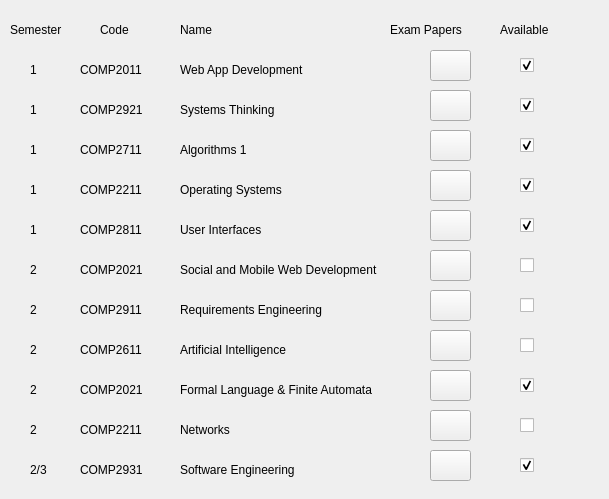
   <widget class="QWidget" name="scrollAreaWidgetContents">
    <property name="geometry">
     <rect>
      <x>0</x>
      <y>-180</y>
      <width>609</width>
      <height>499</height>
     </rect>
    </property>
    <widget class="QCheckBox" name="checkBox">
     <property name="enabled">
      <bool>true</bool>
     </property>
     <property name="geometry">
      <rect>
       <x>520</x>
       <y>50</y>
       <width>21</width>
       <height>31</height>
      </rect>
     </property>
     <property name="mouseTracking">
      <bool>false</bool>
     </property>
     <property name="text">
      <string/>
     </property>
     <property name="iconSize">
      <size>
       <width>30</width>
       <height>30</height>
      </size>
     </property>
     <property name="checkable">
      <bool>true</bool>
     </property>
     <property name="checked">
      <bool>true</bool>
     </property>
     <property name="tristate">
      <bool>false</bool>
     </property>
    </widget>
    <widget class="QLabel" name="label_8">
     <property name="geometry">
      <rect>
       <x>10</x>
       <y>20</y>
       <width>71</width>
       <height>20</height>
      </rect>
     </property>
     <property name="styleSheet">
      <string notr="true">font: 75 Bold 11pt &quot;Cantarell&quot;;</string>
     </property>
     <property name="text">
      <string>Semester</string>
     </property>
    </widget>
    <widget class="QLabel" name="label_9">
     <property name="geometry">
      <rect>
       <x>100</x>
       <y>20</y>
       <width>71</width>
       <height>20</height>
      </rect>
     </property>
     <property name="styleSheet">
      <string notr="true">font: 75 Bold 11pt &quot;Cantarell&quot;;</string>
     </property>
     <property name="text">
      <string>Code</string>
     </property>
    </widget>
    <widget class="QLabel" name="label_10">
     <property name="geometry">
      <rect>
       <x>180</x>
       <y>20</y>
       <width>71</width>
       <height>20</height>
      </rect>
     </property>
     <property name="styleSheet">
      <string notr="true">font: 75 Bold 11pt &quot;Cantarell&quot;;</string>
     </property>
     <property name="text">
      <string>Name</string>
     </property>
    </widget>
    <widget class="QLabel" name="label_11">
     <property name="geometry">
      <rect>
       <x>390</x>
       <y>20</y>
       <width>91</width>
       <height>20</height>
      </rect>
     </property>
     <property name="styleSheet">
      <string notr="true">font: 75 Bold 11pt &quot;Cantarell&quot;;</string>
     </property>
     <property name="text">
      <string>Exam Papers</string>
     </property>
    </widget>
    <widget class="QLabel" name="label_12">
     <property name="geometry">
      <rect>
       <x>500</x>
       <y>20</y>
       <width>71</width>
       <height>20</height>
      </rect>
     </property>
     <property name="styleSheet">
      <string notr="true">font: 75 Bold 11pt &quot;Cantarell&quot;;</string>
     </property>
     <property name="text">
      <string>Available</string>
     </property>
    </widget>
    <widget class="QLabel" name="label_13">
     <property name="geometry">
      <rect>
       <x>30</x>
       <y>60</y>
       <width>16</width>
       <height>20</height>
      </rect>
     </property>
     <property name="text">
      <string>1</string>
     </property>
    </widget>
    <widget class="QLabel" name="label_14">
     <property name="geometry">
      <rect>
       <x>80</x>
       <y>60</y>
       <width>81</width>
       <height>20</height>
      </rect>
     </property>
     <property name="text">
      <string>COMP2011</string>
     </property>
    </widget>
    <widget class="QLabel" name="label_15">
     <property name="geometry">
      <rect>
       <x>180</x>
       <y>60</y>
       <width>181</width>
       <height>20</height>
      </rect>
     </property>
     <property name="text">
      <string>Web App Development</string>
     </property>
    </widget>
    <widget class="QPushButton" name="pushButton_20">
     <property name="geometry">
      <rect>
       <x>430</x>
       <y>50</y>
       <width>41</width>
       <height>31</height>
      </rect>
     </property>
     <property name="text">
      <string/>
     </property>
     <property name="icon">
      <iconset>
       <normaloff>Quiz-512.png</normaloff>Quiz-512.png</iconset>
     </property>
     <property name="iconSize">
      <size>
       <width>30</width>
       <height>30</height>
      </size>
     </property>
    </widget>
    <widget class="QLabel" name="label_16">
     <property name="geometry">
      <rect>
       <x>180</x>
       <y>100</y>
       <width>181</width>
       <height>20</height>
      </rect>
     </property>
     <property name="text">
      <string>Systems Thinking</string>
     </property>
    </widget>
    <widget class="QLabel" name="label_17">
     <property name="geometry">
      <rect>
       <x>80</x>
       <y>100</y>
       <width>81</width>
       <height>20</height>
      </rect>
     </property>
     <property name="text">
      <string>COMP2921</string>
     </property>
    </widget>
    <widget class="QPushButton" name="pushButton_21">
     <property name="geometry">
      <rect>
       <x>430</x>
       <y>90</y>
       <width>41</width>
       <height>31</height>
      </rect>
     </property>
     <property name="text">
      <string/>
     </property>
     <property name="icon">
      <iconset>
       <normaloff>Quiz-512.png</normaloff>Quiz-512.png</iconset>
     </property>
     <property name="iconSize">
      <size>
       <width>30</width>
       <height>30</height>
      </size>
     </property>
    </widget>
    <widget class="QCheckBox" name="checkBox_2">
     <property name="geometry">
      <rect>
       <x>520</x>
       <y>90</y>
       <width>21</width>
       <height>31</height>
      </rect>
     </property>
     <property name="text">
      <string/>
     </property>
     <property name="iconSize">
      <size>
       <width>30</width>
       <height>30</height>
      </size>
     </property>
     <property name="checked">
      <bool>true</bool>
     </property>
    </widget>
    <widget class="QLabel" name="label_18">
     <property name="geometry">
      <rect>
       <x>30</x>
       <y>100</y>
       <width>16</width>
       <height>20</height>
      </rect>
     </property>
     <property name="text">
      <string>1</string>
     </property>
    </widget>
    <widget class="QLabel" name="label_19">
     <property name="geometry">
      <rect>
       <x>180</x>
       <y>140</y>
       <width>181</width>
       <height>20</height>
      </rect>
     </property>
     <property name="text">
      <string>Algorithms 1</string>
     </property>
    </widget>
    <widget class="QCheckBox" name="checkBox_3">
     <property name="geometry">
      <rect>
       <x>520</x>
       <y>130</y>
       <width>21</width>
       <height>31</height>
      </rect>
     </property>
     <property name="text">
      <string/>
     </property>
     <property name="iconSize">
      <size>
       <width>30</width>
       <height>30</height>
      </size>
     </property>
     <property name="checked">
      <bool>true</bool>
     </property>
    </widget>
    <widget class="QLabel" name="label_20">
     <property name="geometry">
      <rect>
       <x>30</x>
       <y>140</y>
       <width>16</width>
       <height>20</height>
      </rect>
     </property>
     <property name="text">
      <string>1</string>
     </property>
    </widget>
    <widget class="QPushButton" name="pushButton_22">
     <property name="geometry">
      <rect>
       <x>430</x>
       <y>130</y>
       <width>41</width>
       <height>31</height>
      </rect>
     </property>
     <property name="text">
      <string/>
     </property>
     <property name="icon">
      <iconset>
       <normaloff>Quiz-512.png</normaloff>Quiz-512.png</iconset>
     </property>
     <property name="iconSize">
      <size>
       <width>30</width>
       <height>30</height>
      </size>
     </property>
    </widget>
    <widget class="QLabel" name="label_21">
     <property name="geometry">
      <rect>
       <x>80</x>
       <y>140</y>
       <width>81</width>
       <height>20</height>
      </rect>
     </property>
     <property name="text">
      <string>COMP2711</string>
     </property>
    </widget>
    <widget class="QLabel" name="label_22">
     <property name="geometry">
      <rect>
       <x>180</x>
       <y>180</y>
       <width>181</width>
       <height>20</height>
      </rect>
     </property>
     <property name="text">
      <string>Operating Systems</string>
     </property>
    </widget>
    <widget class="QCheckBox" name="checkBox_4">
     <property name="geometry">
      <rect>
       <x>520</x>
       <y>170</y>
       <width>21</width>
       <height>31</height>
      </rect>
     </property>
     <property name="text">
      <string/>
     </property>
     <property name="iconSize">
      <size>
       <width>30</width>
       <height>30</height>
      </size>
     </property>
     <property name="checked">
      <bool>true</bool>
     </property>
    </widget>
    <widget class="QLabel" name="label_23">
     <property name="geometry">
      <rect>
       <x>30</x>
       <y>180</y>
       <width>16</width>
       <height>20</height>
      </rect>
     </property>
     <property name="text">
      <string>1</string>
     </property>
    </widget>
    <widget class="QPushButton" name="pushButton_23">
     <property name="geometry">
      <rect>
       <x>430</x>
       <y>170</y>
       <width>41</width>
       <height>31</height>
      </rect>
     </property>
     <property name="text">
      <string/>
     </property>
     <property name="icon">
      <iconset>
       <normaloff>Quiz-512.png</normaloff>Quiz-512.png</iconset>
     </property>
     <property name="iconSize">
      <size>
       <width>30</width>
       <height>30</height>
      </size>
     </property>
    </widget>
    <widget class="QLabel" name="label_24">
     <property name="geometry">
      <rect>
       <x>80</x>
       <y>180</y>
       <width>81</width>
       <height>20</height>
      </rect>
     </property>
     <property name="text">
      <string>COMP2211</string>
     </property>
    </widget>
    <widget class="QLabel" name="label_25">
     <property name="geometry">
      <rect>
       <x>180</x>
       <y>220</y>
       <width>181</width>
       <height>20</height>
      </rect>
     </property>
     <property name="text">
      <string>User Interfaces</string>
     </property>
    </widget>
    <widget class="QCheckBox" name="checkBox_5">
     <property name="geometry">
      <rect>
       <x>520</x>
       <y>210</y>
       <width>21</width>
       <height>31</height>
      </rect>
     </property>
     <property name="text">
      <string/>
     </property>
     <property name="iconSize">
      <size>
       <width>30</width>
       <height>30</height>
      </size>
     </property>
     <property name="checked">
      <bool>true</bool>
     </property>
     <property name="autoRepeat">
      <bool>false</bool>
     </property>
    </widget>
    <widget class="QLabel" name="label_26">
     <property name="geometry">
      <rect>
       <x>30</x>
       <y>220</y>
       <width>16</width>
       <height>20</height>
      </rect>
     </property>
     <property name="text">
      <string>1</string>
     </property>
    </widget>
    <widget class="QPushButton" name="pushButton_24">
     <property name="geometry">
      <rect>
       <x>430</x>
       <y>210</y>
       <width>41</width>
       <height>31</height>
      </rect>
     </property>
     <property name="text">
      <string/>
     </property>
     <property name="icon">
      <iconset>
       <normaloff>Quiz-512.png</normaloff>Quiz-512.png</iconset>
     </property>
     <property name="iconSize">
      <size>
       <width>30</width>
       <height>30</height>
      </size>
     </property>
    </widget>
    <widget class="QLabel" name="label_27">
     <property name="geometry">
      <rect>
       <x>80</x>
       <y>220</y>
       <width>81</width>
       <height>20</height>
      </rect>
     </property>
     <property name="text">
      <string>COMP2811</string>
     </property>
    </widget>
    <widget class="QLabel" name="label_28">
     <property name="geometry">
      <rect>
       <x>180</x>
       <y>260</y>
       <width>241</width>
       <height>20</height>
      </rect>
     </property>
     <property name="text">
      <string>Social and Mobile Web Development</string>
     </property>
    </widget>
    <widget class="QCheckBox" name="checkBox_6">
     <property name="geometry">
      <rect>
       <x>520</x>
       <y>250</y>
       <width>21</width>
       <height>31</height>
      </rect>
     </property>
     <property name="text">
      <string/>
     </property>
     <property name="iconSize">
      <size>
       <width>30</width>
       <height>30</height>
      </size>
     </property>
    </widget>
    <widget class="QLabel" name="label_29">
     <property name="geometry">
      <rect>
       <x>30</x>
       <y>260</y>
       <width>16</width>
       <height>20</height>
      </rect>
     </property>
     <property name="text">
      <string>2</string>
     </property>
    </widget>
    <widget class="QPushButton" name="pushButton_25">
     <property name="geometry">
      <rect>
       <x>430</x>
       <y>250</y>
       <width>41</width>
       <height>31</height>
      </rect>
     </property>
     <property name="text">
      <string/>
     </property>
     <property name="icon">
      <iconset>
       <normaloff>Quiz-512.png</normaloff>Quiz-512.png</iconset>
     </property>
     <property name="iconSize">
      <size>
       <width>30</width>
       <height>30</height>
      </size>
     </property>
    </widget>
    <widget class="QLabel" name="label_30">
     <property name="geometry">
      <rect>
       <x>80</x>
       <y>260</y>
       <width>81</width>
       <height>20</height>
      </rect>
     </property>
     <property name="text">
      <string>COMP2021</string>
     </property>
    </widget>
    <widget class="QLabel" name="label_31">
     <property name="geometry">
      <rect>
       <x>30</x>
       <y>300</y>
       <width>16</width>
       <height>20</height>
      </rect>
     </property>
     <property name="text">
      <string>2</string>
     </property>
    </widget>
    <widget class="QPushButton" name="pushButton_26">
     <property name="geometry">
      <rect>
       <x>430</x>
       <y>290</y>
       <width>41</width>
       <height>31</height>
      </rect>
     </property>
     <property name="text">
      <string/>
     </property>
     <property name="icon">
      <iconset>
       <normaloff>Quiz-512.png</normaloff>Quiz-512.png</iconset>
     </property>
     <property name="iconSize">
      <size>
       <width>30</width>
       <height>30</height>
      </size>
     </property>
    </widget>
    <widget class="QLabel" name="label_32">
     <property name="geometry">
      <rect>
       <x>80</x>
       <y>300</y>
       <width>81</width>
       <height>20</height>
      </rect>
     </property>
     <property name="text">
      <string>COMP2911</string>
     </property>
    </widget>
    <widget class="QLabel" name="label_33">
     <property name="geometry">
      <rect>
       <x>180</x>
       <y>300</y>
       <width>241</width>
       <height>20</height>
      </rect>
     </property>
     <property name="text">
      <string>Requirements Engineering</string>
     </property>
    </widget>
    <widget class="QCheckBox" name="checkBox_7">
     <property name="geometry">
      <rect>
       <x>520</x>
       <y>290</y>
       <width>21</width>
       <height>31</height>
      </rect>
     </property>
     <property name="text">
      <string/>
     </property>
     <property name="iconSize">
      <size>
       <width>30</width>
       <height>30</height>
      </size>
     </property>
    </widget>
    <widget class="QCheckBox" name="checkBox_8">
     <property name="geometry">
      <rect>
       <x>520</x>
       <y>330</y>
       <width>21</width>
       <height>31</height>
      </rect>
     </property>
     <property name="text">
      <string/>
     </property>
     <property name="iconSize">
      <size>
       <width>30</width>
       <height>30</height>
      </size>
     </property>
    </widget>
    <widget class="QLabel" name="label_36">
     <property name="geometry">
      <rect>
       <x>180</x>
       <y>340</y>
       <width>241</width>
       <height>20</height>
      </rect>
     </property>
     <property name="text">
      <string>Artificial Intelligence</string>
     </property>
    </widget>
    <widget class="QLabel" name="label_34">
     <property name="geometry">
      <rect>
       <x>30</x>
       <y>340</y>
       <width>16</width>
       <height>20</height>
      </rect>
     </property>
     <property name="text">
      <string>2</string>
     </property>
    </widget>
    <widget class="QLabel" name="label_35">
     <property name="geometry">
      <rect>
       <x>80</x>
       <y>340</y>
       <width>81</width>
       <height>20</height>
      </rect>
     </property>
     <property name="text">
      <string>COMP2611</string>
     </property>
    </widget>
    <widget class="QPushButton" name="pushButton_27">
     <property name="geometry">
      <rect>
       <x>430</x>
       <y>330</y>
       <width>41</width>
       <height>31</height>
      </rect>
     </property>
     <property name="text">
      <string/>
     </property>
     <property name="icon">
      <iconset>
       <normaloff>Quiz-512.png</normaloff>Quiz-512.png</iconset>
     </property>
     <property name="iconSize">
      <size>
       <width>30</width>
       <height>30</height>
      </size>
     </property>
    </widget>
    <widget class="QCheckBox" name="checkBox_9">
     <property name="geometry">
      <rect>
       <x>520</x>
       <y>370</y>
       <width>21</width>
       <height>31</height>
      </rect>
     </property>
     <property name="text">
      <string/>
     </property>
     <property name="iconSize">
      <size>
       <width>30</width>
       <height>30</height>
      </size>
     </property>
     <property name="checked">
      <bool>true</bool>
     </property>
    </widget>
    <widget class="QLabel" name="label_37">
     <property name="geometry">
      <rect>
       <x>30</x>
       <y>380</y>
       <width>16</width>
       <height>20</height>
      </rect>
     </property>
     <property name="text">
      <string>2</string>
     </property>
    </widget>
    <widget class="QPushButton" name="pushButton_28">
     <property name="geometry">
      <rect>
       <x>430</x>
       <y>370</y>
       <width>41</width>
       <height>31</height>
      </rect>
     </property>
     <property name="text">
      <string/>
     </property>
     <property name="icon">
      <iconset>
       <normaloff>Quiz-512.png</normaloff>Quiz-512.png</iconset>
     </property>
     <property name="iconSize">
      <size>
       <width>30</width>
       <height>30</height>
      </size>
     </property>
    </widget>
    <widget class="QLabel" name="label_39">
     <property name="geometry">
      <rect>
       <x>180</x>
       <y>380</y>
       <width>241</width>
       <height>20</height>
      </rect>
     </property>
     <property name="text">
      <string>Formal Language &amp; Finite Automata</string>
     </property>
    </widget>
    <widget class="QLabel" name="label_38">
     <property name="geometry">
      <rect>
       <x>80</x>
       <y>380</y>
       <width>81</width>
       <height>20</height>
      </rect>
     </property>
     <property name="text">
      <string>COMP2021</string>
     </property>
    </widget>
    <widget class="QCheckBox" name="checkBox_19">
     <property name="geometry">
      <rect>
       <x>520</x>
       <y>410</y>
       <width>21</width>
       <height>31</height>
      </rect>
     </property>
     <property name="text">
      <string/>
     </property>
     <property name="iconSize">
      <size>
       <width>30</width>
       <height>30</height>
      </size>
     </property>
     <property name="checkable">
      <bool>false</bool>
     </property>
     <property name="checked">
      <bool>false</bool>
     </property>
    </widget>
    <widget class="QLabel" name="label_72">
     <property name="geometry">
      <rect>
       <x>30</x>
       <y>420</y>
       <width>16</width>
       <height>20</height>
      </rect>
     </property>
     <property name="text">
      <string>2</string>
     </property>
    </widget>
    <widget class="QLabel" name="label_74">
     <property name="geometry">
      <rect>
       <x>80</x>
       <y>420</y>
       <width>81</width>
       <height>20</height>
      </rect>
     </property>
     <property name="text">
      <string>COMP2211</string>
     </property>
    </widget>
    <widget class="QLabel" name="label_73">
     <property name="geometry">
      <rect>
       <x>180</x>
       <y>420</y>
       <width>241</width>
       <height>20</height>
      </rect>
     </property>
     <property name="text">
      <string>Networks</string>
     </property>
    </widget>
    <widget class="QPushButton" name="pushButton_38">
     <property name="geometry">
      <rect>
       <x>430</x>
       <y>410</y>
       <width>41</width>
       <height>31</height>
      </rect>
     </property>
     <property name="text">
      <string/>
     </property>
     <property name="icon">
      <iconset>
       <normaloff>Quiz-512.png</normaloff>Quiz-512.png</iconset>
     </property>
     <property name="iconSize">
      <size>
       <width>30</width>
       <height>30</height>
      </size>
     </property>
    </widget>
    <widget class="QCheckBox" name="checkBox_20">
     <property name="geometry">
      <rect>
       <x>520</x>
       <y>450</y>
       <width>21</width>
       <height>31</height>
      </rect>
     </property>
     <property name="text">
      <string/>
     </property>
     <property name="iconSize">
      <size>
       <width>30</width>
       <height>30</height>
      </size>
     </property>
     <property name="checked">
      <bool>true</bool>
     </property>
    </widget>
    <widget class="QLabel" name="label_76">
     <property name="geometry">
      <rect>
       <x>180</x>
       <y>460</y>
       <width>241</width>
       <height>20</height>
      </rect>
     </property>
     <property name="text">
      <string>Software Engineering</string>
     </property>
    </widget>
    <widget class="QPushButton" name="pushButton_39">
     <property name="geometry">
      <rect>
       <x>430</x>
       <y>450</y>
       <width>41</width>
       <height>31</height>
      </rect>
     </property>
     <property name="text">
      <string/>
     </property>
     <property name="icon">
      <iconset>
       <normaloff>Quiz-512.png</normaloff>Quiz-512.png</iconset>
     </property>
     <property name="iconSize">
      <size>
       <width>30</width>
       <height>30</height>
      </size>
     </property>
    </widget>
    <widget class="QLabel" name="label_77">
     <property name="geometry">
      <rect>
       <x>80</x>
       <y>460</y>
       <width>81</width>
       <height>20</height>
      </rect>
     </property>
     <property name="text">
      <string>COMP2931</string>
     </property>
    </widget>
    <widget class="QLabel" name="label_75">
     <property name="geometry">
      <rect>
       <x>30</x>
       <y>460</y>
       <width>31</width>
       <height>20</height>
      </rect>
     </property>
     <property name="text">
      <string>2/3</string>
     </property>
    </widget>
   </widget>
